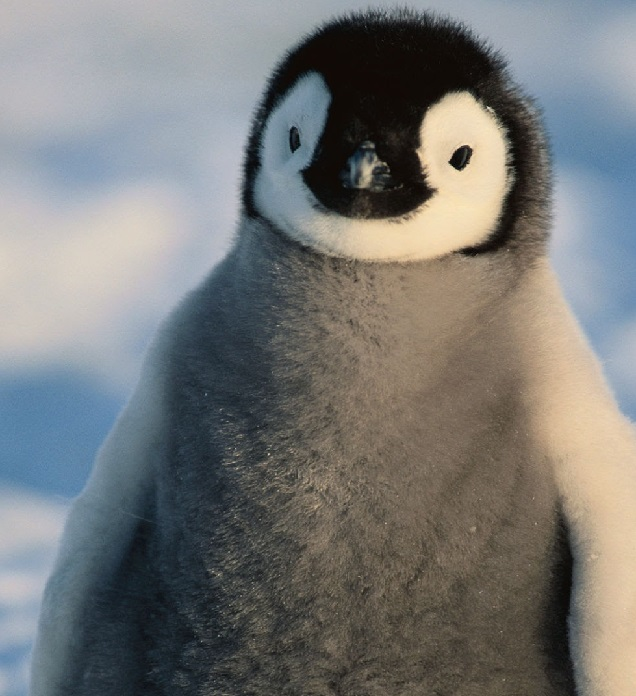
#> input picture Penguin.png, 636 x 696 px
$ python main.py --INPUT_DATA_PATH Penguin.png
#> lines starting #> are read from the running program, lines starting #| are printed output that depends on the picture
import os.path

import cv2
import numpy as np
import argparse

# AnnotationTool.py -- The tool that can create binary mask after annotation

# Global variables
drawing = False
polygon_points = []


def draw_polygon(event, x, y, flags, param):
    global drawing, polygon_points

    if event == cv2.EVENT_LBUTTONDOWN:
        drawing = True
        polygon_points = [(x, y)]

    elif event == cv2.EVENT_LBUTTONUP:
        drawing = False
        cv2.polylines(image, [np.array(polygon_points)], isClosed=True, color=(255, 0, 0), thickness=2)
        cv2.fillPoly(mask, [np.array(polygon_points)], (255, 0, 0))
        polygon_points = []

    elif event == cv2.EVENT_MOUSEMOVE:
        if drawing:
            cv2.line(image, polygon_points[-1], (x, y), (255, 0, 0), 2)
            polygon_points.append((x, y))

def AnnotationTool(input_filename) -> None:

#> called with input_filename = 'Penguin.png'
    global image, mask

    image = cv2.imread(input_filename, cv2.IMREAD_GRAYSCALE)
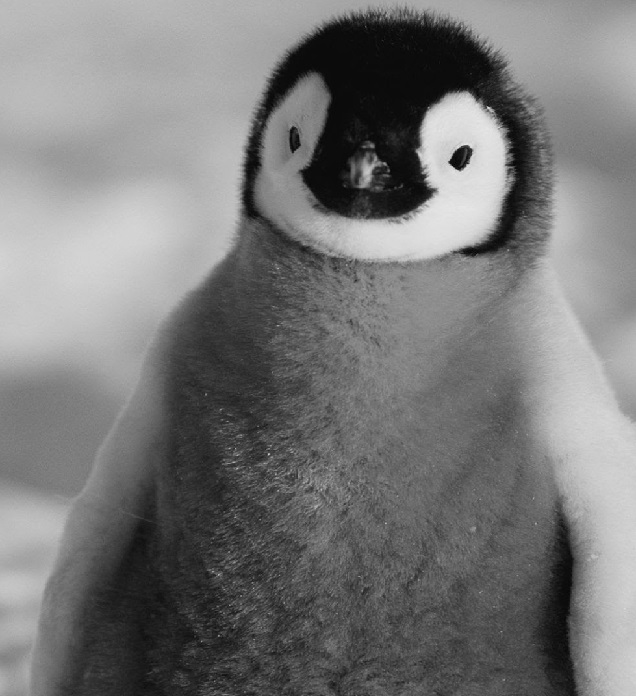
#> image: shape (696, 636); min 1, max 231, mean 119.9
    if image is None:
        raise Exception("Error: No such file or directory")

    mask = np.zeros_like(image)
    cv2.namedWindow('Annotation Tool')
    cv2.setMouseCallback('Annotation Tool', draw_polygon)

    while True:
        cv2.imshow('Annotation Tool', image)
        key = cv2.waitKey(1)
#> (key Esc is pressed here)

        if key == ord('c'):
            image = cv2.imread(input_filename, cv2.IMREAD_GRAYSCALE)
            mask.fill(0)

        elif key == ord('s'):
            rename_filename = os.path.splitext(input_filename)[0] + '_binary_mask.png'
            cv2.imwrite(rename_filename, mask)
            os.replace(rename_filename, "image_gt/" + rename_filename.split("/")[-1])
            break

        elif key == 27:  # ESC key to exit
            break

    cv2.destroyAllWindows()

def main() -> None:
    parser = argparse.ArgumentParser(description="This is a tool for image segmentation annotation, "
                                                 "but you need to provide the path to the "
                                                 "input image using the command line.")
    parser.add_argument("-i", "--INPUT_DATA_PATH", help="path/to/your/input.png", type=str, required=True)
    args = parser.parse_args()
    AnnotationTool(args.INPUT_DATA_PATH)


if __name__ == '__main__':
    main()
